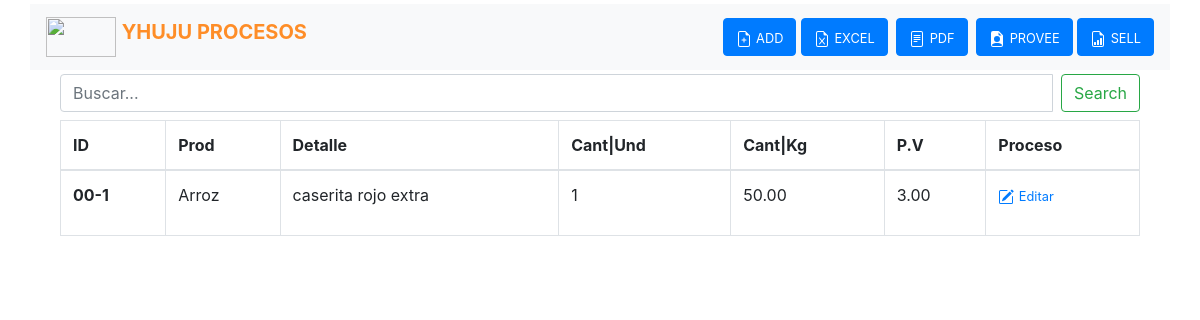
The page /pages/ (signed in) on the database as committed earlier.
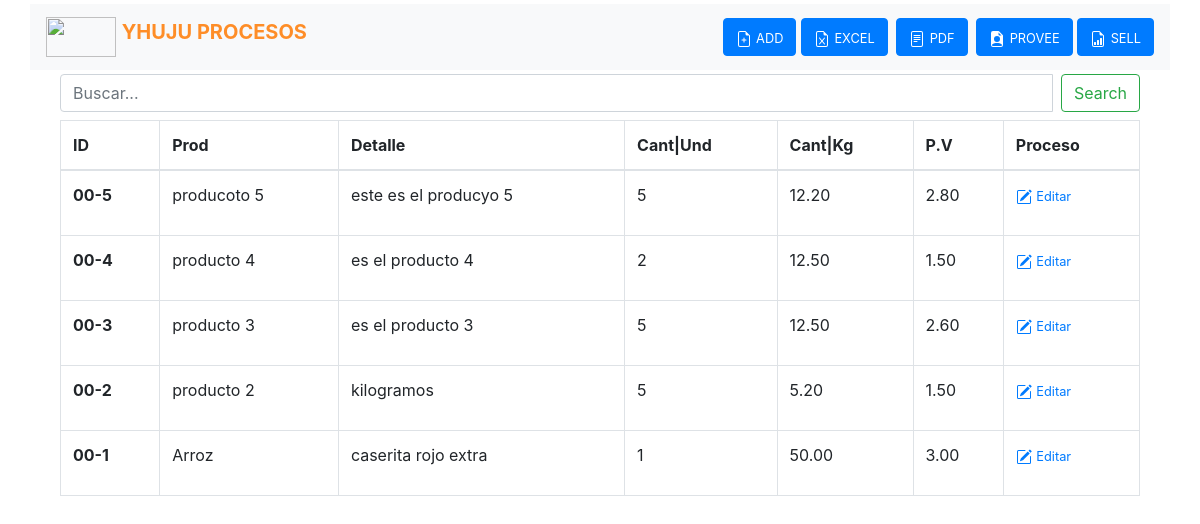
The same page on the database as committed later.
### pages/models.py (models this page shows, shortened)
class Page(models.Model):
    title = models.CharField(verbose_name="Título", max_length=200)
    content = RichTextField(verbose_name="Contenido")
    order = models.SmallIntegerField(verbose_name="order", default=0)
    decimal = models.DecimalField(verbose_name="Kilogramo",max_digits=6, decimal_places=2)
    pcompra = models.DecimalField(verbose_name="Precio Compra",max_digits=6, decimal_places=2)
    pventa = models.DecimalField(verbose_name="Precio Venta",max_digits=6, decimal_places=2)
    created = models.DateTimeField(auto_now_add=True, verbose_name="Fecha de creación")
    updated = models.DateTimeField(auto_now=True, verbose_name="Fecha de edición")
    class Meta:
        verbose_name = "página"
        verbose_name_plural = "páginas"
        ordering = ['order', 'title']

### pages/views.py (the view)
# urls.py: path('', PageListView.as_view(), name='pages'),
class PageListView(StaffRequiredMixin, ListView):
    model = Page

### pages/views.py (called while the page is built)
    def dispatch(self, request, *args, **kwargs):
        if not request.user.is_staff:
            return redirect(reverse_lazy('admin:login'))
        return super(StaffRequiredMixin, self).dispatch(request, *args, **kwargs)

### pages/templates/pages/page_list.html (shortened to what this page needs)
{% extends 'pages/base_control.html' %}
{% load static %}
{% block content%}
<main role="main">
  <div class="container mt-1">
    <div class="row">
        <nav class="navbar navbar-light bg-light col-md-12">
            <a class="navbar-brand" href="#">
              <img src="/static/core/yhuju.jpg" width="70" height="40" class="d-inline-block align-top" alt="">
              <b style="color: #FE8D27;">YHUJU PROCESOS</b>
            </a>
            <div class="row-fluid">
              <a type="nav-link" class="btn btn-primary"  href="{% url 'pages:create' %}">
                <small style="color:white">ADD</small>
              </a>
              <button type="button" class="btn btn-primary mr-1">
                  <small style="color:white">EXCEL</small>
              </button>
              <button type="button" class="btn btn-primary mr-1">
                  <small style="color:white">PDF</small>
              </button>
              <button type="button" class="btn btn-primary">
                  <small style="color:white">PROVEE</small>
              </button>
              <button type="button" class="btn btn-primary">
                  <small style="color:white">SELL</small>
              </button>
            </div>
        </nav>
        <div class="container mt-1">
            <div class="row">
            <div class="col-md-12 search">
                <form method="" action="">
                <div id="custom-search-input">
                    <div class="input-group col-md-12">
                    <input class="form-control text" name="buscalo" type="text" placeholder="Buscar..." aria-label="Search" name="buscar">
                    <button class="btn btn-outline-success ml-2 boton" type="submit">Search</button>
                    </div>
                </div>
                </form>
            </div>
            </div>
        </div>
    </div>
    <div class="container mb-4">
      <table class="table table-bordered mt-2">
        <thead>
          <tr>
            <th scope="col">ID</th>
            <th scope="col">Prod</th>
            <th scope="col">Detalle</th>
            <th scope="col">Cant|Und</th>
            <th scope="col">Cant|Kg</th>
            <th scope="col">P.V</th>
            <th scope="col">Proceso</th>
          </tr>
        </thead>
        <tbody>
          {% for page in page_list|dictsort:"id" reversed %}
          <tr>
            <th scope="row">{{"00-"}}{{page.id}}</th>
            <td>{{page.title}}</td>
            <td>{{page.content|striptags|safe|truncatechars:"200"}}</td>
            <td>{{page.order}}</td>
            <td>{{page.decimal|floatformat:2}}</td>
            <td>{{page.pventa|floatformat:2}}</td>
            <td>
                <p><a href="{% url 'pages:page' page.id page.title|slugify %}">
                  <small>Editar</small>
                </a>
                </p>
            </td>
          </tr>
          {% endfor %}
        </tbody>
      </table>
    </div>
  </div>
</main>
{% endblock %}

Rows that differ between the two databases and show on the page:
added Page: value "00-", id "5", title "producoto 5", content "este es el producyo 5", order "5", decimal "12.20", pventa "2.80"
added Page: value "00-", id "4", title "producto 4", content "es el producto 4", order "2", decimal "12.50", pventa "1.50"
added Page: value "00-", id "3", title "producto 3", content "es el producto 3", order "5", decimal "12.50", pventa "2.60"
added Page: value "00-", id "2", title "producto 2", content "kilogramos", order "5", decimal "5.20", pventa "1.50"
